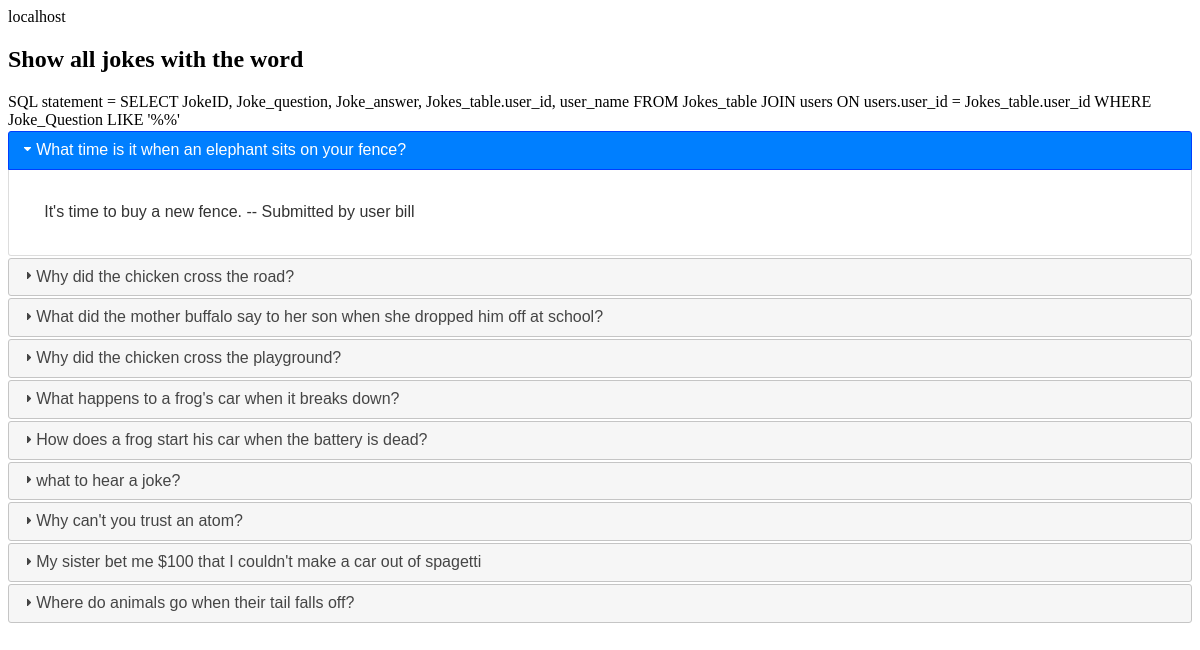
Screenshot of /search_keyword.php with the database file from the repository.
### tables this page shows
CREATE TABLE `Jokes_table` (
  `JokeID` int(11) NOT NULL,
  `Joke_question` varchar(500) NOT NULL,
  `Joke_answer` varchar(500) NOT NULL,
  `user_id` char(100) NOT NULL
);

CREATE TABLE `users` (
  `user_id` int(11) NOT NULL,
  `user_name` text NOT NULL,
  `password` text NOT NULL,
  `email_address` text,
  `admin_role` tinyint(1) DEFAULT NULL
);

### search_keyword.php (the view, shortened to what this page needs)
<head>
    <link rel="stylesheet" href="//code.jquery.com/ui/1.12.1/themes/base/jquery-ui.css">
</head>
<?php
include "db_connect.php";
$keywordfromform = $_GET['keyword'];
echo "<h2>Show all jokes with the word " . $keywordfromform . "</h2>";
$sql = "SELECT JokeID, Joke_question, Joke_answer, Jokes_table.user_id, user_name
FROM Jokes_table
JOIN users ON users.user_id = Jokes_table.user_id
WHERE Joke_Question LIKE '%" . $keywordfromform . "%'";
echo "SQL statement = " . $sql . "<br>";
$result = $mysqli->query($sql);
if ($result->num_rows > 0) {
    echo "<div id='accordion'>";
    while ($row = $result->fetch_assoc()) {
        $safe_joke_question = htmlspecialchars($row['Joke_question']);
        $safe_joke_answer = htmlspecialchars($row['Joke_answer']);
        $username = $row['user_name'];
        echo "<h3>" . $safe_joke_question . "</h3>";
        echo "<div><p>" . $safe_joke_answer . " -- Submitted by user " . $username . "</p></div>";
    }
    echo "</div>";
} else {
    echo "0 results";
}
?>

### rows the page displays
jokes_table: Joke_question "What time is it when an elephant sits on your fence?", Joke_answer "It's time to buy a new fence.", user.user_name "bill"
jokes_table: Joke_question "Why did the chicken cross the road?"
jokes_table: Joke_question "What did the mother buffalo say to her son when she dropped him off at school?"
jokes_table: Joke_question "Why did the chicken cross the playground?"
jokes_table: Joke_question "What happens to a frog's car when it breaks down?"
jokes_table: Joke_question "How does a frog start his car when the battery is dead?"
jokes_table: Joke_question "what to hear a joke?"
jokes_table: Joke_question "Why can't you trust an atom?"
jokes_table: Joke_question "My sister bet me $100 that I couldn't make a car out of spagetti"
jokes_table: Joke_question "Where do animals go when their tail falls off?"

### other values shown
$sql "SELECT JokeID, Joke_question, Joke_answer, Jokes_table.user_id, user_name FROM Jokes_table JOIN users ON users.user_id = Jokes_table.user_id WHERE Joke_Question LIKE '%%'"
